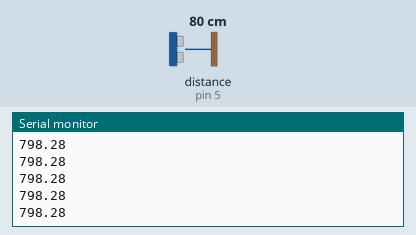
A sketch run on a simulated Arduino Uno, built with avr-gcc and run on an emulated ATmega328P. Shown: the last lines printed to the serial monitor. Wiring (inferred from the names in the program): ultrasonic range finder: trigger pin 6; echo pin 5. The test bench sets the inputs (shaded band); at power-on: distance to the obstacle (sensor on pin 5) 80 cm. The echo pulse lasts 58.3 µs per cm.

Above: at 2.2 s.
2.3 s: distance to the obstacle (sensor on pin 5) set to 2 cm
At 2.38 s:
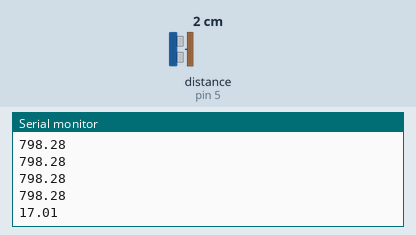
3.8 s: distance to the obstacle (sensor on pin 5) set to 4 cm
At 3.9 s:
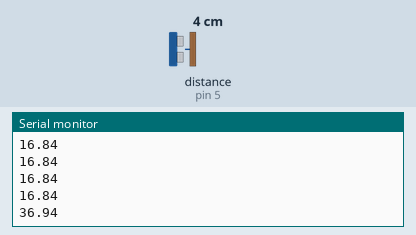
Timing chart, 0 to 6.8 s (numbered marks = the images above; inputs shaded):
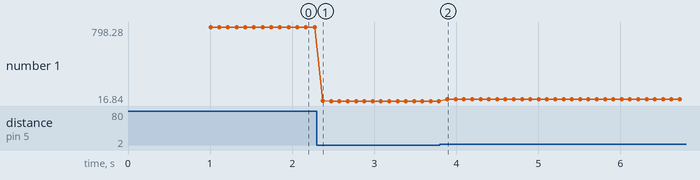

The sketch:

HCSR04.ino
```cpp
#include "HCSR04.h"
#define TRIGGER_PIN 6
#define ECHO_PIN 5

HCSR04 hcsr04(TRIGGER_PIN, ECHO_PIN);

void setup() {
  // Start serial communication, used to show
  // sensor data in the Arduino serial monitor.
  Serial.begin(115200);
  // Wait for the HCSR04 sensor to settle.
  // This usually needs about one second...
  delay(1000);
}

void loop() {
  float distance = hcsr04.read(HCSR04::MetricsEL::mm);
  if (distance > 0) {
    Serial.println(distance);
  } else {
    Serial.println("Error reading the sensor!");
  }
  // continuously read the sensor, ~10 times/s
  // Note: may be much less than ~10 times/s because reading
  // the sensor and checking the timeout may take up to 50ms
  delay(100);
}
```

HCSR04.cpp
```cpp
#include "HCSR04.h"

/**
 * Constructor.
 * @param triggerPin
 *          the Arduino pin connected to the trigger pin of the sensor.
 * @param echoPin
 *          the Arduino pin connected to the echo pin of the sensor.
 */
HCSR04::HCSR04(unsigned char triggerPin, unsigned char echoPin) {
  // store the pin used to trigger sensor reading
  this->triggerPin = triggerPin;
  // store the pin used to read data from sensor
  this->echoPin = echoPin;
  // the trigger pin is set to OUTPUT - is used to inquire data
  // from sensor by sending a 10uS pulse to the trigger sensor pin
  pinMode(triggerPin, OUTPUT);
  // by default the trigger pin should be LOW
  digitalWrite(triggerPin, LOW);
  // the echo pin is used to capture data, so it is an INPUT
  pinMode(echoPin, INPUT);
};

/**
 * Reads sensor data.
 * @param unit
 *        measurement unit, value of HCSR04::MetricsEL
 * @return distance in provided measurement unit,
 *         or -1 if error occured
 */
float HCSR04::read(HCSR04::MetricsEL unit) {
  float d = 0;
  // The sensor requires a 10uS HIGH pulse
  // to aknoledge that we want a reading.
  // We use 20uS, just in case
  digitalWrite(this->triggerPin, HIGH);
  delayMicroseconds(20);
  digitalWrite(this->triggerPin, LOW);
  // Detect the length of the HIGH pulse from the echo pin,
  // to find out the time needed for the signal sound
  // to travel forth and back from the obstacle.
  d = pulseIn(this->echoPin, HIGH);
  // do the math and compute the distance in cm
  d = d / 58.2; // distance (in cm) = (pulseTime / 2) / 29.1
  // transform in the required measurement unit
  if (unit == MetricsEL::mm) {
    return d * 10;
  } else if (unit == MetricsEL::m) {
    return d / 100;
  } else if (unit == MetricsEL::km) {
    return d / 1000;
  } else {
    return d;
  }
};
```

HCSR04.h
```cpp
#ifndef HCSR04_h
#define HCSR04_h

#if ARDUINO < 100
#include <WProgram.h>
#include <pins_arduino.h>
#else
#include <Arduino.h>
#endif

class HCSR04 {
  public:
    enum class MetricsEL: unsigned char {
      mm = 0,
      cm = 1,
      m = 2,
      km = 3
    };
    HCSR04(unsigned char triggerPin, unsigned char echoPin);
    float read(MetricsEL unit = MetricsEL::cm);
  private:
    unsigned char triggerPin;
    unsigned char echoPin;
};
#endif
```

Measured:
- after the input at 2.3 s, the serial monitor: prints a new line after 0.07 s (image 1)
- after the input at 3.8 s, the serial monitor: prints a new line after 0.09 s (image 2)
- plotted number 1: 798.28 → 16.84 after the input at 2.3 s, 16.84 → 36.94 after the input at 3.8 s
